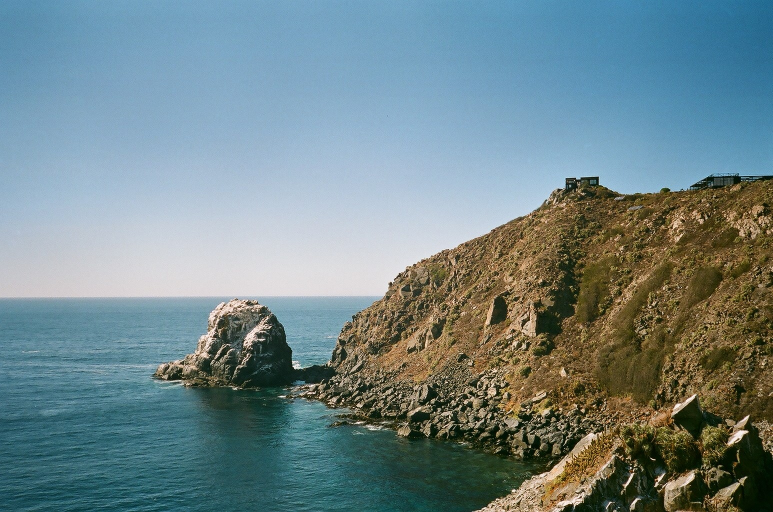
#> input picture image.png, 1545 x 1024 px (shown at 1/2 size)
$ python main.py
#> lines starting #> are read from the running program, lines starting #| are printed output that depends on the picture
# Imports
from PIL import Image
import numpy as np
import math

# Variables
ASCIIscale = list('.:-=+o*#%$@B&8WM')
resolution = len(ASCIIscale)

# Preprocessing:
# Load image, resize, grayscale and convert to numpy array
image = Image.open('image.png')
#> image is the input picture: PIL image 1545x1024 RGB; mean R, G, B 112.4, 133.6, 136.6

width, height = image.size
#> width = 1545; height = 1024
sw = 140
sh = (height*sw)/width*(8/12)*0.6
#> sh = 37.12
image = image.resize((int(sw), int(sh)))
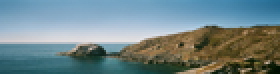
#> image: PIL image 140x37 RGB (shown 2 times larger); mean R, G, B 112.4, 133.6, 136.6

grayscale = image.convert('L')
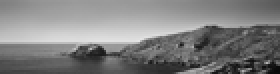
#> grayscale: PIL image 140x37 L (shown 2 times larger); min 8, max 229, mean 127.6
matrix = np.array(grayscale)

# Scaling:
# Switch each value for its associated ASCII character an append to text file
rows = np.shape(matrix)[0]
#> rows = 37
columns = np.shape(matrix)[1]
#> columns = 140

with open('image.txt', 'w') as text:
    for i in range(rows):
        for j in range(columns):
            a = matrix[i][j] # get current element
            asc = math.floor(a/resolution) # element to ascii
            text.write(str(ASCIIscale[asc]))
        text.write("\n")

# Prints out Image to Terminal
with open('image.txt', 'r') as file:
    for line in file:
        print(line, end='')
